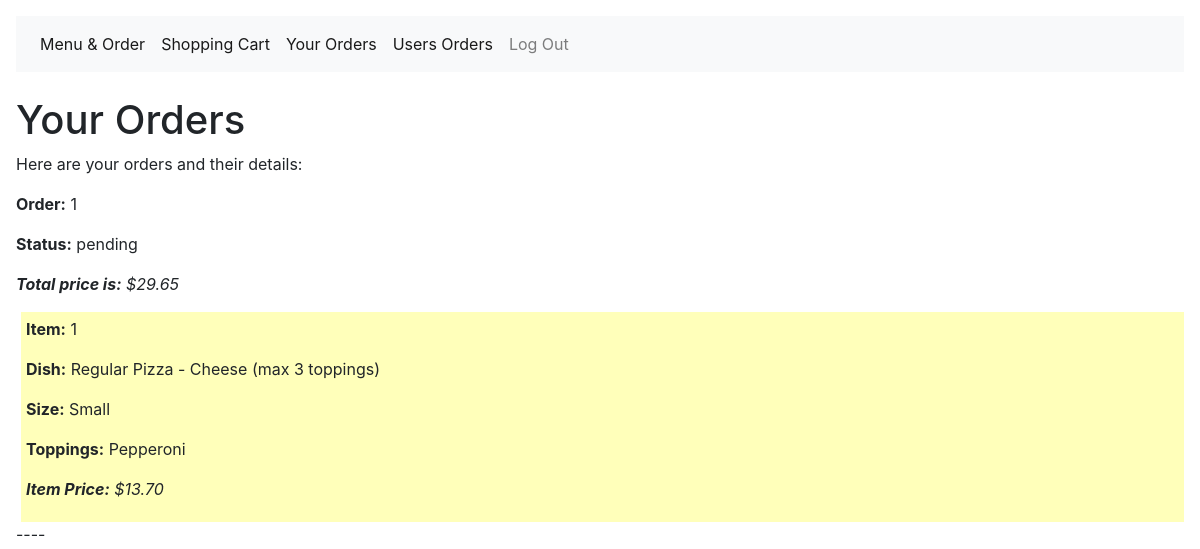
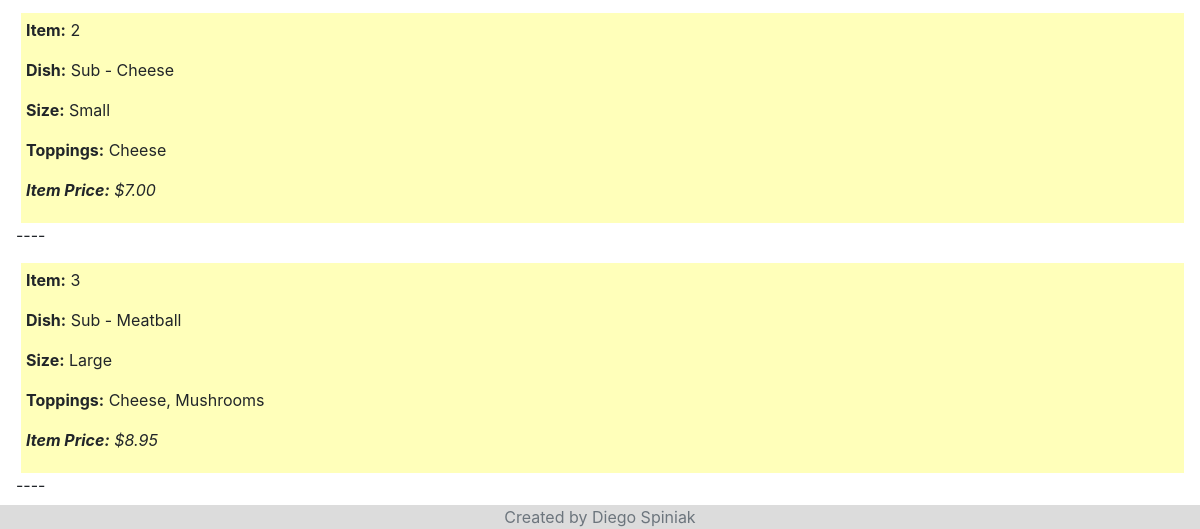
Before: /your_orders (signed in) with the older database file (2 pictures, top to bottom).
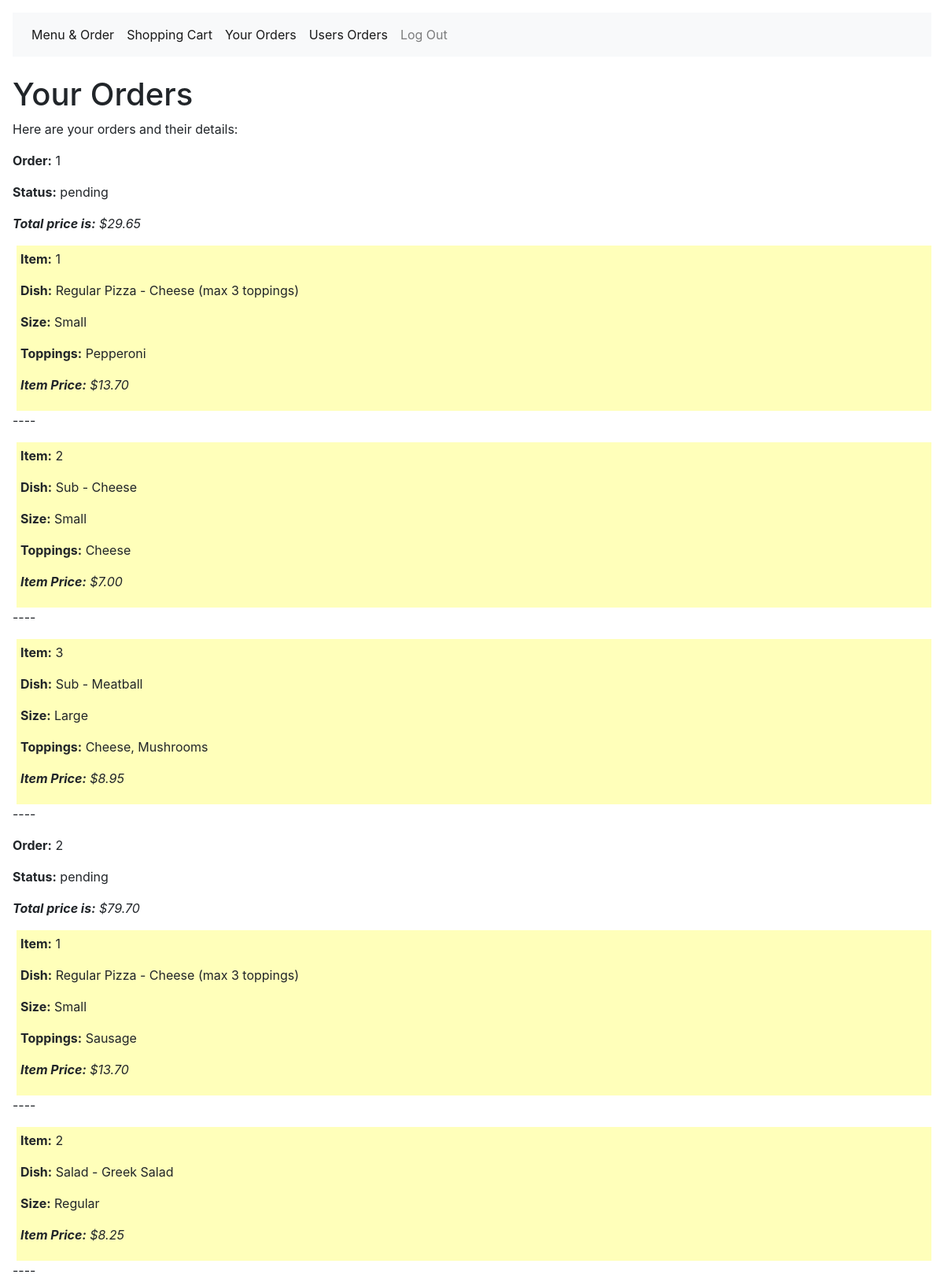
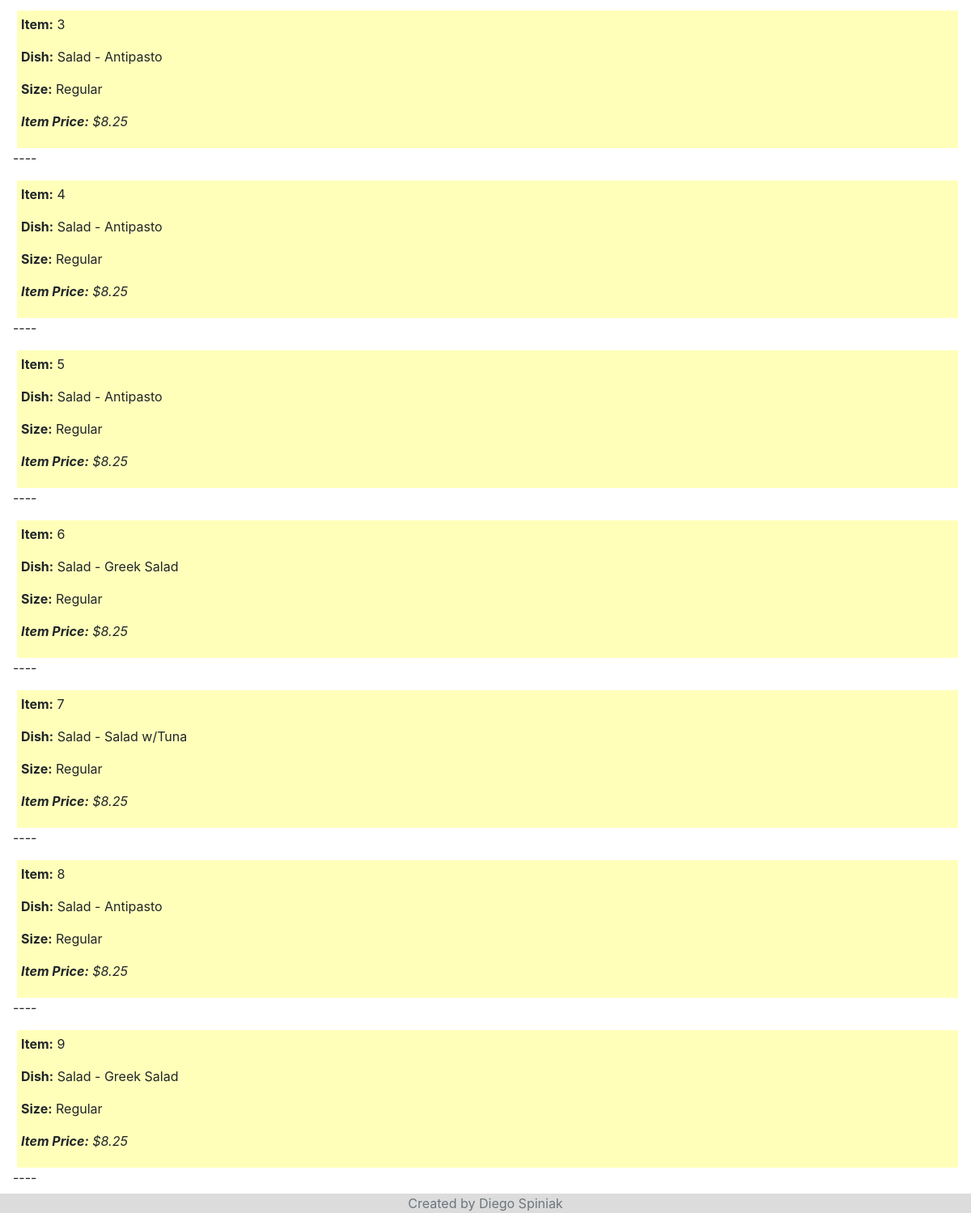
After: the same page with the newer database file (2 pictures, top to bottom).
### orders/models.py (models this page shows, shortened)
class ShoppingCart(models.Model):
    status_choices = (
        ("unconfirmed", "unconfirmed"),
        ("pending", "pending"),
        ("complete", "complete")
    )
    username = models.ForeignKey(User, on_delete=models.CASCADE)
    orders = models.ManyToManyField(Order)
    total_price = models.DecimalField(max_digits=6, decimal_places=2)
    status = models.CharField(
        max_length = 20,
        choices = status_choices,
        default = 'unconfirmed'
        )

class Order(models.Model):
    username = models.ForeignKey(User, on_delete=models.CASCADE)
    food_type = models.ForeignKey(FoodType, on_delete=models.CASCADE)
    size = models.ForeignKey(Size, blank=True, on_delete=models.CASCADE)
    toppings = models.ManyToManyField(Topping, blank=True)
    order_price = models.DecimalField(max_digits=6, decimal_places=2, default=0)

class FoodType(models.Model):
    category = models.CharField(max_length=20)
    base = models.CharField(max_length=30)
    toppings = models.ManyToManyField(Topping, blank=True)
    size = models.ManyToManyField(Size)

class Size(models.Model):
    size = models.CharField(max_length=10)

class Topping(models.Model):
    topping = models.CharField(max_length=20)
    def __str__(self):
        return f"{self.topping}"

### orders/views.py (the view)
# urls.py: path("your_orders", views.your_orders,name="your_orders"),
def your_orders(request):
    if request.user.is_authenticated:
        username=request.user
        shopping_carts = ShoppingCart.objects.filter(username=username).exclude(status="unconfirmed")
        if request.method == "GET":
            context = {
                "shopping_carts": shopping_carts
                }
            return render(request, "your_orders.html", context)
    else:
        return HttpResponseRedirect(reverse("login"), {"message": "please login before making an order"})

### orders/templates/your_orders.html (shortened to what this page needs)
{% extends "base.html" %}
{% load static %}
{% block content %}
  <h1>Your Orders</h1>
  {% if shopping_carts %}
    <p>Here are your orders and their details:</p>
    <div class="shopping_cart">
    {% for shopping_cart in shopping_carts %}
      <p><b>Order:</b> {{ forloop.counter }} </p>
      <p><b>Status:</b> {{ shopping_cart.status }} </p>
      <p><b><i>Total price is:</b> ${{shopping_cart.total_price}}</i></p>
    </div>
      {% for order in shopping_cart.orders.all %}
      <div class="order">
      <p><b>Item:</b> {{ forloop.counter }}</p>
        <p><b>Dish:</b> {{order.food_type.category}} - {{order.food_type.base}}</p>
        <p><b>Size:</b> {{order.size.size}}</p>
        {% if order.toppings.all %}
          <p><b>Toppings:</b> {{ order.toppings.all|join:", " }}</p>
        {% endif %}
        <p><b><i>Item Price:</b> ${{order.order_price}}</i></p>
      </div>
      <p> ---- </p>
      {% endfor %}
    {% endfor %}
  {% else %}
    <p>You have no orders placed yet.</p>
  {% endif %}
{% endblock %}

Changed rows visible on the page:
now on this page (row edited): ShoppingCart: status "pending", total_price "79.70"
now on this page (row unchanged): Order: food_type.category "Regular Pizza", food_type.base "Cheese (max 3 toppings)", size.size "Small", toppings.all "Sausage", order_price "13.70", shown under "pending"
added Order: food_type.category "Salad", food_type.base "Greek Salad", size.size "Regular", order_price "8.25", shown under "pending"
added Order: food_type.category "Salad", food_type.base "Antipasto", size.size "Regular", order_price "8.25", shown under "pending"
added Order: food_type.category "Salad", food_type.base "Antipasto", size.size "Regular", order_price "8.25", shown under "pending"
added Order: food_type.category "Salad", food_type.base "Antipasto", size.size "Regular", order_price "8.25", shown under "pending"
added Order: food_type.category "Salad", food_type.base "Greek Salad", size.size "Regular", order_price "8.25", shown under "pending"
added Order: food_type.category "Salad", food_type.base "Salad w/Tuna", size.size "Regular", order_price "8.25", shown under "pending"
added Order: food_type.category "Salad", food_type.base "Antipasto", size.size "Regular", order_price "8.25", shown under "pending"
added Order: food_type.category "Salad", food_type.base "Greek Salad", size.size "Regular", order_price "8.25", shown under "pending"
